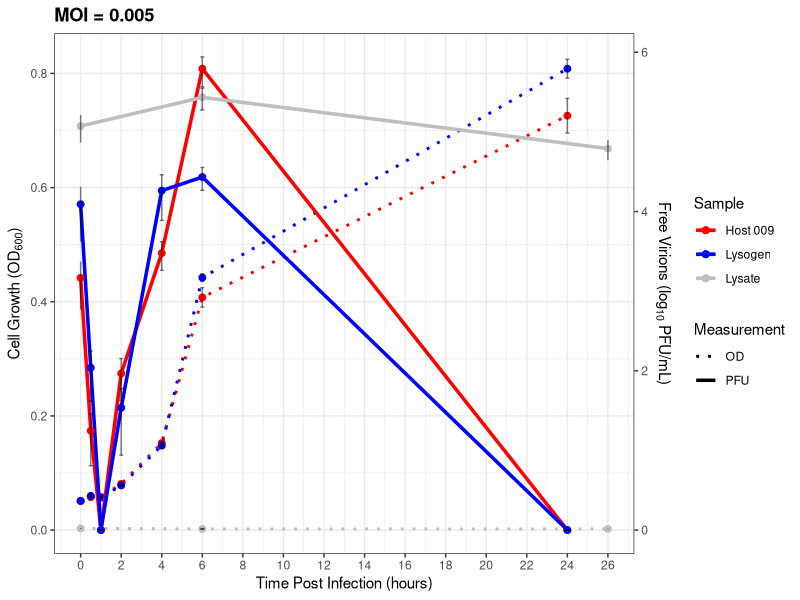
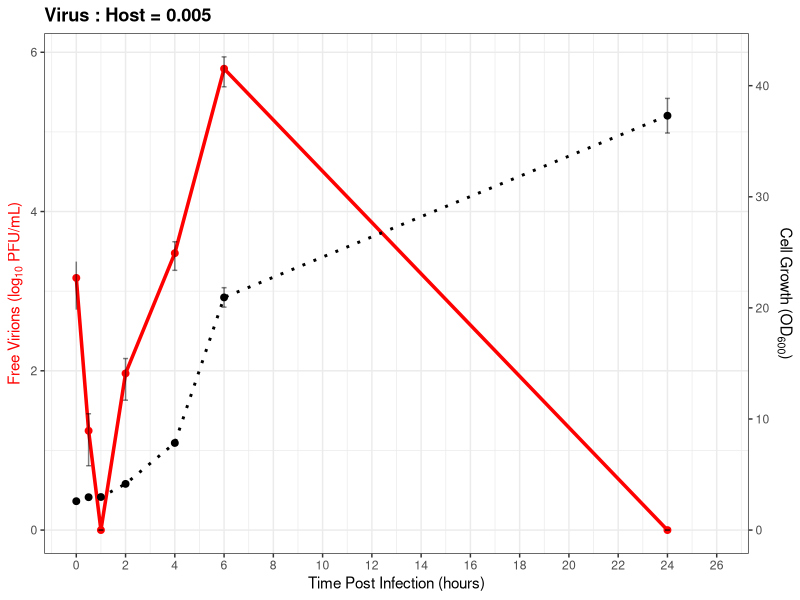
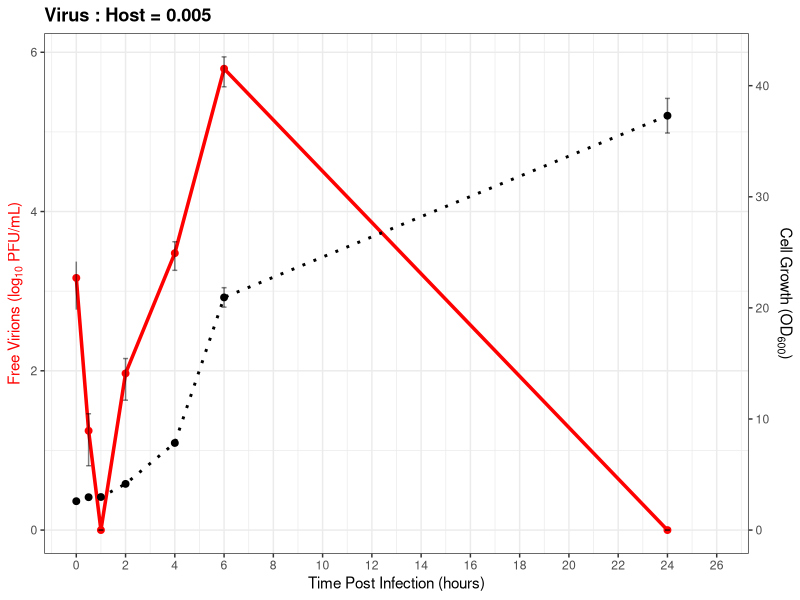

Here is the R script that generated these plots, in order:
# Lysogen MOI 0.005 -------------------------------------------------------

# time series data for  infection of 009 host
# with lysogenic wild type phage plasmid
# OD readings for bacterial population 
# PFU for free virions


# load packages -----------------------------------------------------------

library(tidyverse)
library(dplyr)
library(ggplot2)
library(scales)


# importing ---------------------------------------------------------------

# PFU data
  import_pfu <- read_csv("data-raw/0508_pfu.csv")
  
  import_pfu <- import_pfu |>
    mutate(across(3:5, as.numeric))
  
  # calcualte PFU
  calculate_pfu <- function(plaque, dilution) {plaque / (0.01 * dilution)}
  pfu <- import_pfu |>
    mutate(pfu = calculate_pfu(plaque, dilution)) |>
    drop_na(plaque, dilution)

# OD data (host and lysogen)
  import_od<- read_csv("data-raw/0508_OD.csv")
  
  import_od <- import_od |> 
    mutate(across(3:4, as.numeric))
    # extract the LB blanks
    # normalize to the blanks = od_norm
  blank_od <- import_od |> 
    filter(sample == "LB") |> 
    summarise(mean_od = mean(od, na.rm = TRUE)) |> 
    pull(mean_od)
  od_data <- import_od |> 
    filter(sample !="LB") |> 
    mutate(od_norm = pmax(0, od - blank_od))

  # host and lysogen readings were taken in the plate reader
  # whihc needs to be corrected to the spectrophotometer readings
  # using calibration ~/Desktop/GenRes/Analysis/lysogen-moi-0.005/data-raw/calibration.png
  
  calculate_od_corr <- function(od_norm) {0.178 * (od_norm^2) + 2.40 * od_norm}
  od_data <- od_data |> 
    mutate(od_corr = calculate_od_corr(od_norm))

#Lysate OD reading (control, confirm no contaminant bacterial growth) 
  
  lysate_od <- read_csv("data-raw/lysate_OD.csv")
  lysate_od <- lysate_od |> 
    rename(od_norm = od_corr) |> 
    mutate(across(3:4, as.numeric))
  # lysate OD were were measured in the spectrophotometer
  # normalised against a blank
  # so do not need to normalise or correlate readings

# OD data (combined)
  od_data <- od_data |> 
    bind_rows(od_data, lysate_od) |> 
    mutate(od_corr = if_else(sample == "lysate", od_norm, od_corr))  

# analysis -------------------------------------------------------------

  pfu_sum <- pfu |>
    group_by(sample, time) |>
    summarise(mean_pfu = mean(pfu, na.rm = TRUE),
              pfu_sd = sd(pfu, na.rm = TRUE),
              pfu_n = n(),
              pfu_se = pfu_sd / sqrt(pfu_n),
              .groups = "drop")
  
  od_sum <- od_data |> 
    group_by(sample, time) |> 
    summarise(mean_od = mean(od_norm, na.rm = TRUE),
              od_sd = sd(od_norm, na.rm = T),
              od_n = n(),
              od_se= od_sd / sqrt(od_n),
              .groups = "drop")


# plotting -------------------------------------------------------------------------
  od_pfu <- od_sum |>
    left_join(pfu_sum, by = c("sample", "time"))
  
  
  od_pfu_log <- od_pfu |>  
    mutate(
      # Transforms 0 PFU -> log10(1) = 0, avoiding -Inf
      log_pfu_clean = log10(mean_pfu + 1),
      
      # Delta method standard error & standard deviation (using offset x + 1)
      log_pfu_se = ifelse(mean_pfu > 0, pfu_se / ((mean_pfu + 1) * log(10)), 0),
      log_pfu_sd = ifelse(mean_pfu > 0, pfu_sd / ((mean_pfu + 1) * log(10)), 0),
      
      # Asymmetric Bounds incorporating the +1 offset
      # Set lower bound to 0 (log10(1)) if mean_pfu < pfu_se, or NA if preferred
      log_pfu_lower = ifelse(mean_pfu >= pfu_se, log10(mean_pfu - pfu_se + 1), log10(1)),
      log_pfu_upper = log10(mean_pfu + pfu_se + 1))
  
  
  scale_factor <- max(od_pfu_log$log_pfu_clean, na.rm = TRUE) / max(od_pfu_log$mean_od, na.rm = TRUE)
  
  od_pfu_plot <-ggplot(data = od_pfu_log, aes(x = time))+
    geom_line(aes(y = mean_od, colour = sample, linetype = "OD"), linewidth = 1)+
    geom_point(aes(y = mean_od, colour = sample), size = 2)+
    geom_errorbar(aes(ymin = mean_od - od_se,
                      ymax = mean_od + od_se),
                  width = 0.2,
                  colour = "black",
                  alpha = 0.5)+
    
    geom_line(aes(y = log_pfu_clean / scale_factor, colour = sample, linetype = "PFU"), linewidth = 1.2) +
    geom_point(aes(y = log_pfu_clean / scale_factor, colour = sample), size = 2)+
    geom_errorbar(aes(ymin = log_pfu_lower / scale_factor,
                      ymax = log_pfu_upper / scale_factor),
                  width = 0.2,
                  colour = "black",
                  alpha = 0.5)+
    
    
    scale_y_continuous(name = expression("Cell Growth (" * OD[600] * ")"),
                       sec.axis = sec_axis(~ . * scale_factor, name = expression("Free Virions (" * log[10] * " PFU/mL)"))) +
    scale_x_continuous(name = "Time Post Infection (hours)",
                       limits = c(0,max(od_pfu_log$time, na.rm = TRUE)),
                       breaks = seq(0, max(od_pfu_log$time, na.rm = TRUE), by = 2 ))+
    
    scale_colour_manual(name = "Sample",
                        limits = c("host","lysogen","lysate"),
                        labels = c("host" = "Host 009",
                                   "lysogen" = "Lysogen",
                                   "lysate" = "Lysate"),
                        values = c("host" = "red",
                                   "lysogen" = "blue",
                                   "lysate" = "grey"))+
    scale_linetype_manual(name = "Measurement",
                          values = c("OD" = "dotted", "PFU" = "solid"))+
    labs(title = "MOI = 0.005")+
    theme_bw()+
    theme(plot.title = element_text(face = "bold"))
  od_pfu_plot  

  # this is quite a busy plot
  # might need reworking before publishing
  

# presentation plot -------------------------------------------------------

  pres_plot <- od_pfu_log |> filter(sample == "host") |> 
    ggplot( aes(x = time))+
    geom_line(aes(y = log_pfu_clean, linetype = "PFU"), linewidth = 1.2, colour = "red") +
    geom_point(aes(y = log_pfu_clean), size = 2, colour = "red")+
    geom_errorbar(aes(ymin = log_pfu_lower,
                      ymax = log_pfu_upper),
                  width = 0.2,
                  colour = "black",
                  alpha = 0.5)+
    
    geom_line(aes(y = mean_od * scale_factor, linetype = "OD"), linewidth = 1, colour = "black")+
    geom_point(aes(y = mean_od* scale_factor), size = 2, colour = "black")+
    geom_errorbar(aes(ymin = (mean_od - od_se)* scale_factor,
                      ymax = (mean_od + od_se)* scale_factor),
                  width = 0.2,
                  colour = "black",
                  alpha = 0.5)+
    
    
    scale_y_continuous(name = expression("Free Virions (" * log[10] * " PFU/mL)"),
                       sec.axis = sec_axis(~ . * scale_factor, name = expression("Cell Growth (" * OD[600] * ")"))) +
    
    scale_x_continuous(name = "Time Post Infection (hours)",
                       limits = c(0,max(od_pfu_log$time, na.rm = TRUE)),
                       breaks = seq(0, max(od_pfu_log$time, na.rm = TRUE), by = 2 ))+
    
    scale_linetype_manual(name = "Measurement",
                          values = c("OD" = "dotted", "PFU" = "solid"))+
    labs(title = "Virus : Host = 0.005")+
    theme_bw()+
    theme(legend.position = "none",
          plot.title = element_text(face = "bold"),
          axis.title.y = element_text(colour = "red"),
          axis.title.y.right = element_text(colour = "black"))
  
  pres_plot      
  ggsave("plots/pres_plot.png", plot = pres_plot, width = 5, height = 4, dpi = 300)
  
  
